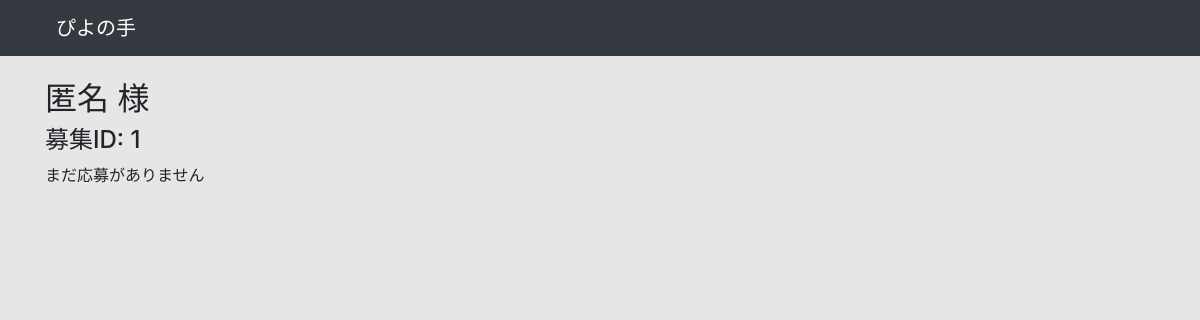
Page /zibun/ on the earlier database version.
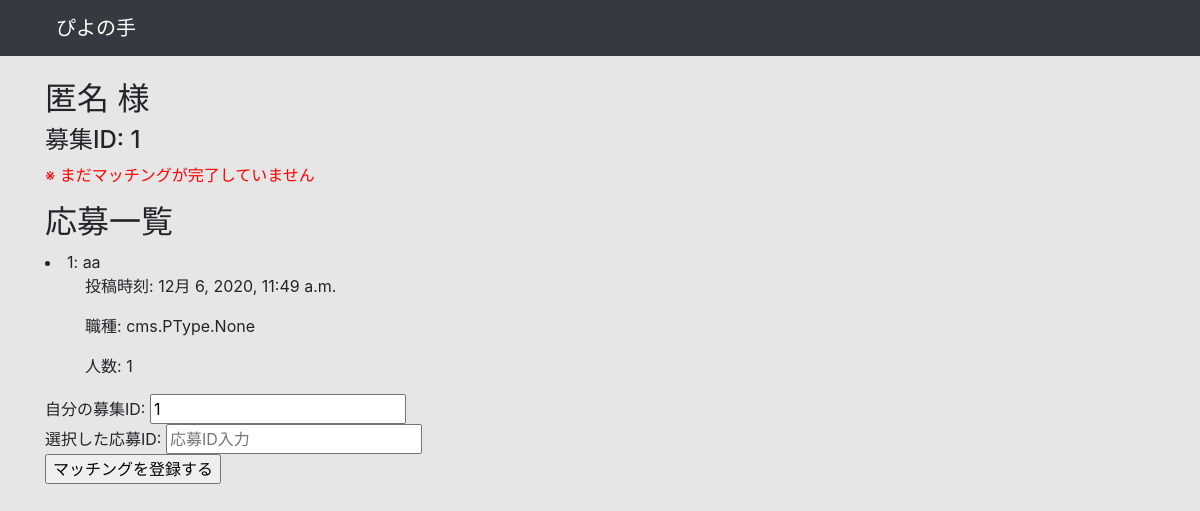
Same page on the later database version.
### cms/models.py (models this page shows, shortened)
class Recruit(models.Model):
    recruit_ID = models.AutoField('募集ID',primary_key=True)
    shop_ID = models.CharField('店舗名',max_length=40)
    recruit_title = models.CharField('募集タイトル',max_length=500,default='NOT TITLE')
    post_time = models.DateTimeField('投稿時刻',auto_now=True)
    finish_time = models.DateTimeField('募集締め切り時刻')
    person_type = models.ManyToManyField(PType, blank=True)
    person_number = models.PositiveIntegerField('人数', blank=True, default=1)
    work_start_time = models.DateTimeField('開始時刻')
    work_last_time = models.DateTimeField('終了時刻')
    comment = models.CharField('コメント',max_length=1000)
    finish_flag = models.BooleanField('マッチング前後', default=0)
    password = models.CharField('パスワード',max_length=40)

class Entry(models.Model):
    recruit_ID = models.PositiveIntegerField('募集ID', default=1)
    entry_ID = models.AutoField('応募ID',primary_key=True)
    shop_ID = models.CharField('店舗名', blank=True, max_length=40)
    post_time = models.DateTimeField('投稿時刻',auto_now=True)
    person_type = models.ManyToManyField(PType, blank=True)
    person_number = models.PositiveIntegerField('人数', blank=True, default=1)
    comment = models.CharField('コメント',max_length=1000)
    finish_flag = models.BooleanField('マッチング判定', default=0)

### cms/views4.py (the view)
# urls.py: path('zibun/', views4.ZibunView, name='book'),
def ZibunView(request):
    arg_recruit_ID = 1
    recruit = Recruit.objects.get(recruit_ID=arg_recruit_ID)
    entries = Entry.objects.filter(recruit_ID=arg_recruit_ID)
    matching_entries = entries.filter(finish_flag=True)
    params = {'page_type': 0, 'recruit': recruit, 'entries': entries, 'matching_entries': matching_entries}
    return render(request, 'cms/zibun.html', params)

### cms/templates/cms/zibun.html (shortened to what this page needs)
{% extends "./base.html" %}
{% block main %}
<h2>匿名 様</h2>
<h4>募集ID: {{recruit.recruit_ID}}</h4>
{% if not entries %}
<p>まだ応募がありません</p>
{% elif not recruit.finish_flag %}
<p><font color="red">※ まだマッチングが完了していません</font></p>
<h2>応募一覧</h2>
{% for itr in entries %}
    <li>{{itr.entry_ID}}: {{itr.comment}}
        <ul>投稿時刻: {{itr.post_time}}</ul>
        <ul>職種: {{itr.person_type}}</ul>
        <ul>人数: {{itr.person_number}}</ul></li>
{% endfor %}
<form action="/zibun/" method="post">
    自分の募集ID: <input type="text" id="zibun_recruit_ID" value={{recruit.recruit_ID}}><br/>
    選択した応募ID: <input type="text" id="zibun_entry_ID" placeholder="応募ID入力"><br/>
    <input type="submit" value="マッチングを登録する">
</form>
{% else %}
<h2>マッチングが完了しました</h2>
<p>マッチングした応募ID: {{matching_entries.0.entry_ID}}</p>
{% endif %}
{% endblock%}

Differences in the rows shown:
changed Recruit id 1: recruit_ID (not shown) → "1"
added Entry: entry_ID "1", comment "aa", post_time "12月 6, 2020, 11:49 a.m.", person_type "cms.PType.None", person_number "1"
Other differences:
form field value: (not shown) → "マッチングを登録する"
text no longer shown: "まだ応募がありません"
text now shown: "※ まだマッチングが完了していません 応募一覧 自分の募集ID: 選択した応募ID:"
